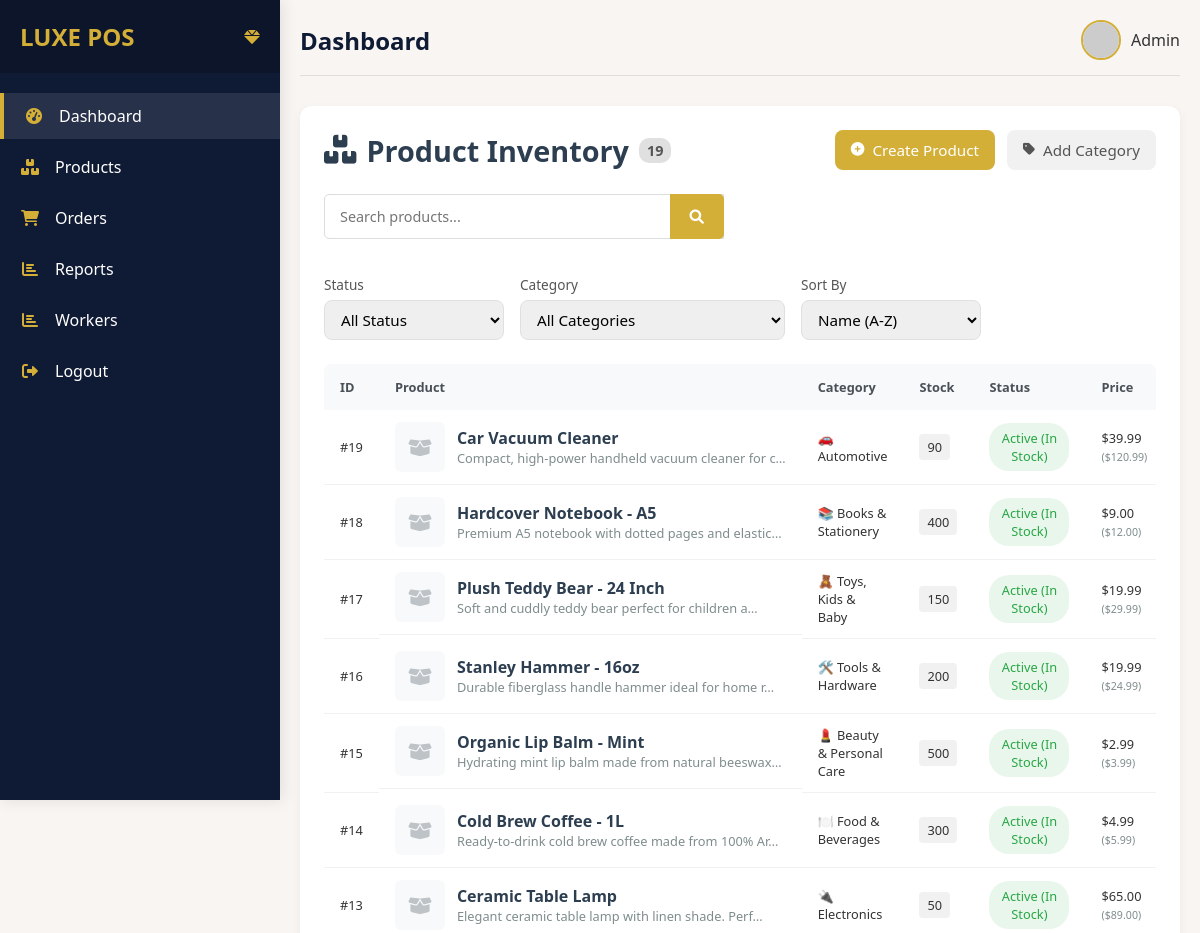
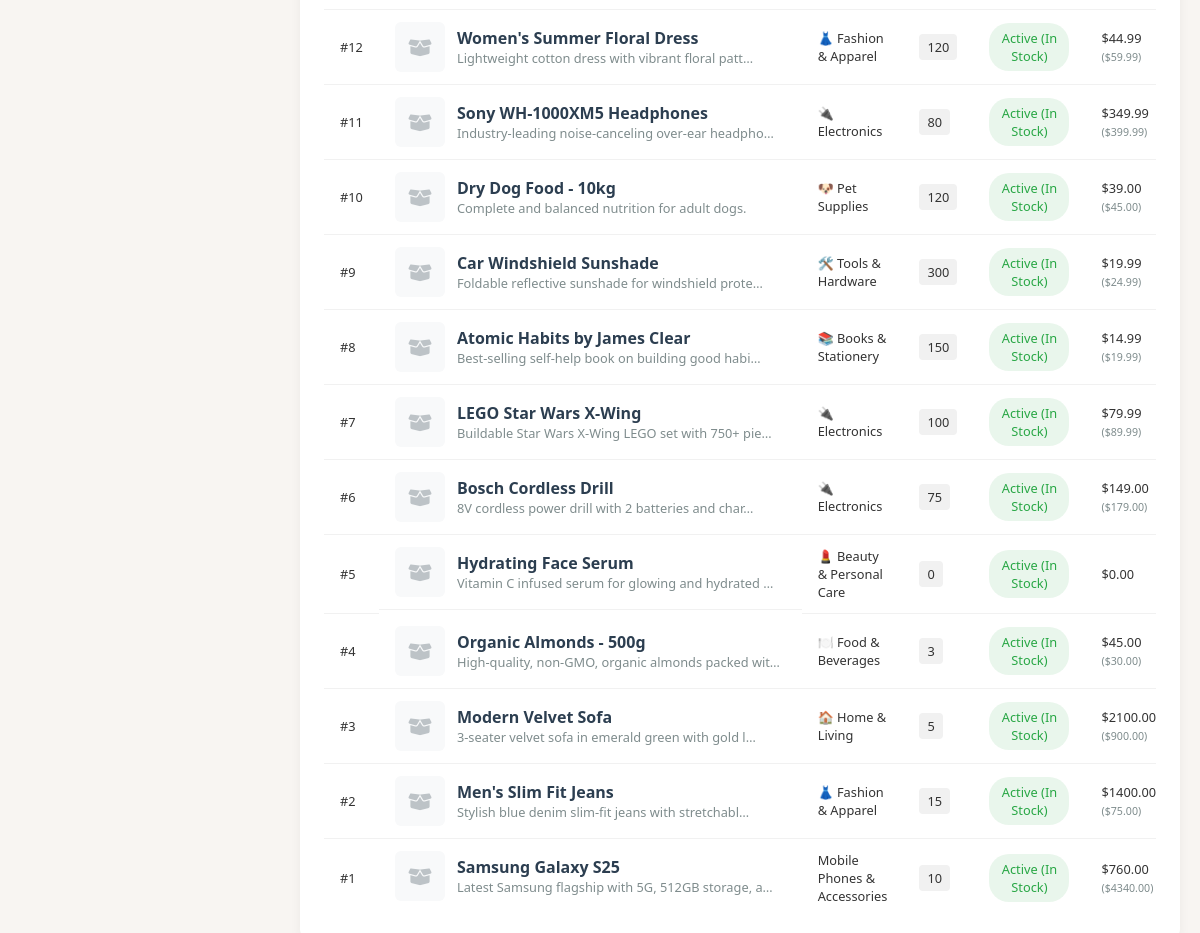
Screenshot of /products/ with the database file from the repository (2 pictures, top to bottom).
### shop/models/products.py (models this page shows, shortened)
class Product(BaseModel):
    STATUS = [
        ('active', 'Active (In Stock)'),
        ('inactive', 'Out of Stock'),
    ]
    name = models.CharField(max_length=255)
    description = models.TextField(blank=True)
    category = models.ForeignKey(Category, on_delete=models.CASCADE, null=True, blank=True)
    status = models.CharField(max_length=100, choices=STATUS)
    image = models.ImageField(blank=True, null=True)
    stock_quantity = models.PositiveIntegerField(default=0)
    actual_price = models.DecimalField(max_digits=10, decimal_places=2, default=0.00)
    selling_price = models.DecimalField(max_digits=10, decimal_places=2, default=0.00)

class Category(BaseModel):
    name = models.CharField(max_length=100)
    def __str__(self):
        return self.name

### shop/views.py (the view, shortened to what this page needs)
# urls.py: path("products/", products, name="products"),
def products(request):
    product_form = ProductForm()
    category_form = CategoryForm()
    products = Product.objects.select_related("category").all()
    categories = Category.objects.all()
    status_filter = request.GET.get("status", "all")
    category_filter = request.GET.get("category", "")
    search_term = request.GET.get("search", "").lower()
    response_format = request.GET.get("format", "html")
    if status_filter != "all":
        products = products.filter(status=status_filter)
    if category_filter:
        products = products.filter(category_id=category_filter)
    if search_term:
        products = products.filter(name__icontains=search_term)
    context = {"products": products, "categories": categories, 'product_form':product_form, 'category_form':category_form}
    return render(request, "main/products.html", context)

### shop/forms.py
class CategoryForm(forms.ModelForm):
    class Meta:
        model = Category
        fields = ["name"]

### templates/main/products.html (shortened to what this page needs)
{% extends 'main/base.html' %}
{% load static %}
{% block content %}
<div class="product-inventory-container">
    <div class="product-header">
        <h2 class="page-title">
            <i class="fas fa-boxes"></i> Product Inventory
            <span class="badge">{{ products.count }}</span>
        </h2>
        <div class="header-actions">
            <button id="createProductBtn" class="btn btn-primary">
                <i class="fas fa-plus-circle"></i> Create Product
            </button>
            <button id="createCategoryBtn" class="btn btn-secondary">
                <i class="fas fa-tag"></i> Add Category
            </button>
        </div>
    </div>
    <div class="filter-controls">
        <div class="search-control">
            <div class="search-box">
                <input type="text" id="productSearch" placeholder="Search products..." class="search-input">
                <button class="search-btn">
                    <i class="fas fa-search"></i>
                </button>
            </div>
        </div>
        <div class="filter-group">
            <div class="filter-item">
                <label for="statusFilter">Status</label>
                <select id="statusFilter" class="filter-select">
                    <option value="all">All Status</option>
                </select>
            </div>
            <div class="filter-item">
                <label for="categoryFilter">Category</label>
                <select id="categoryFilter" class="filter-select">
                    <option value="all">All Categories</option>
                </select>
            </div>
            <div class="filter-item">
                <label for="sortBy">Sort By</label>
                <select id="sortBy" class="filter-select">
                    <option value="name_asc">Name (A-Z)</option>
                </select>
            </div>
        </div>
    </div>
    <div class="product-table-container">
        <table class="product-table">
            <thead>
                <tr>
                    <th>ID</th>
                    <th>Product</th>
                    <th>Category</th>
                    <th>Stock</th>
                    <th>Status</th>
                    <th>Price</th>
                </tr>
            </thead>
            <tbody>
                {% for product in products %}
                <tr data-id="{{ product.id }}"
                    data-status="{{ product.status }}"
                    data-category="{{ product.category.id|default:'none' }}">
                    <td class="product-id">#{{ product.id }}</td>
                    <td class="product-info">
                        <div class="product-image">
                            {% if product.image %}
                            <img src="{{ product.image.url }}" alt="{{ product.name }}">
                            {% else %}
                            <div class="no-image">
                                <i class="fas fa-box-open"></i>
                            </div>
                            {% endif %}
                        </div>
                        <div class="product-details">
                            <h4>{{ product.name }}</h4>
                            <p class="text-muted truncate">{{ product.description|truncatechars:50 }}</p>
                        </div>
                    </td>
                    <td class="product-category">
                        {{ product.category.name|default:"-" }}
                    </td>
                    <td class="product-stock">
                        <span class="stock-badge">{{ product.stock_quantity }}</span>
                    </td>
                    <td class="product-status">
                        <span class="status-badge {% if product.status == 'active' %}in-stock{% else %}out-of-stock{% endif %}">
                            {{ product.get_status_display }}
                        </span>
                    </td>
                    <td class="product-price">
                        ${{ product.selling_price }}
                        {% if product.actual_price %}
                        <small class="text-muted">(${{ product.actual_price }})</small>
                        {% endif %}
                    </td>
                </tr>
                {% endfor %}
            </tbody>
        </table>
    </div>
</div>
{% endblock content %}

### templates/main/base.html (style rules this page uses)
:root { --primary: #0F1A34; --secondary: #D4AF37; --bg: #F8F5F2; --accent: #800020; --success: #028A0F; --text: #333333; --sidebar-width: 280px; }
* { margin: 0; padding: 0; box-sizing: border-box; font-family: 'Segoe UI', Tahoma, Geneva, Verdana, sans-serif; }
body { background-color: var(--bg); color: var(--text); display: flex; min-height: 100vh; overflow-x: hidden; position: relative; }
table { width: 100%; border-collapse: collapse; min-width: 600px; }
table th { text-align: left; padding: 12px 15px; background: var(--bg); color: var(--primary); font-weight: 600; font-size: clamp(0.8rem, 1vw, 0.9rem); }
table td { padding: 12px 15px; border-bottom: 1px solid #eee; font-size: clamp(0.8rem, 1vw, 0.9rem); }
table tr:last-child td { border-bottom: none; }
.search-box { display: flex; margin-bottom: 20px; }
.search-box input { flex: 1; padding: 12px 15px; border: 1px solid #ddd; border-radius: 5px 0 0 5px; outline: none; font-size: clamp(0.9rem, 1vw, 1rem); min-width: 0; }
.search-box button { background: var(--secondary); color: white; border: none; padding: 0 20px; border-radius: 0 5px 5px 0; cursor: pointer; transition: background 0.3s; font-size: clamp(0.9rem, 1vw, 1rem); }
.btn { padding: 10px 20px; border-radius: 4px; font-weight: 500; cursor: pointer; transition: all 0.2s; border: none; }
.btn-primary { background-color: var(--secondary); color: white; }
.btn-secondary { background-color: #f0f0f0; color: #333; }

### rows the page displays
Product: id "19", name "Car Vacuum Cleaner", description "Compact, high-power handheld vacuum cleaner for c…", category.name "🚗 Automotive", stock_quantity "90", status "Active (In Stock)", selling_price "39.99", actual_price "120.99"
Product: id "18", name "Hardcover Notebook - A5", description "Premium A5 notebook with dotted pages and elastic…", category.name "📚 Books & Stationery", stock_quantity "400", status "Active (In Stock)", selling_price "9.00", actual_price "12.00"
Product: id "17", name "Plush Teddy Bear - 24 Inch", description "Soft and cuddly teddy bear perfect for children a…", category.name "🧸 Toys, Kids & Baby", stock_quantity "150", status "Active (In Stock)", selling_price "19.99", actual_price "29.99"
Product: id "16", name "Stanley Hammer - 16oz", description "Durable fiberglass handle hammer ideal for home r…", category.name "🛠️ Tools & Hardware", stock_quantity "200", status "Active (In Stock)", selling_price "19.99", actual_price "24.99"
Product: id "15", name "Organic Lip Balm - Mint", description "Hydrating mint lip balm made from natural beeswax…", category.name "💄 Beauty & Personal Care", stock_quantity "500", status "Active (In Stock)", selling_price "2.99", actual_price "3.99"
Product: id "14", name "Cold Brew Coffee - 1L", description "Ready-to-drink cold brew coffee made from 100% Ar…", category.name "🍽️ Food & Beverages", stock_quantity "300", status "Active (In Stock)", selling_price "4.99", actual_price "5.99"
Product: id "13", name "Ceramic Table Lamp", description "Elegant ceramic table lamp with linen shade. Perf…", category.name "🔌 Electronics", stock_quantity "50", status "Active (In Stock)", selling_price "65.00", actual_price "89.00"
Product: id "12", name "Women's Summer Floral Dress", description "Lightweight cotton dress with vibrant floral patt…", category.name "👗 Fashion & Apparel", stock_quantity "120", status "Active (In Stock)", selling_price "44.99", actual_price "59.99"
Product: id "11", name "Sony WH-1000XM5 Headphones", description "Industry-leading noise-canceling over-ear headpho…", category.name "🔌 Electronics", stock_quantity "80", status "Active (In Stock)", selling_price "349.99", actual_price "399.99"
Product: id "10", name "Dry Dog Food - 10kg", description "Complete and balanced nutrition for adult dogs.", category.name "🐶 Pet Supplies", stock_quantity "120", status "Active (In Stock)", selling_price "39.00", actual_price "45.00"
Product: id "9", name "Car Windshield Sunshade", description "Foldable reflective sunshade for windshield prote…", category.name "🛠️ Tools & Hardware", stock_quantity "300", status "Active (In Stock)", selling_price "19.99", actual_price "24.99"
Product: id "8", name "Atomic Habits by James Clear", description "Best-selling self-help book on building good habi…", category.name "📚 Books & Stationery", stock_quantity "150", status "Active (In Stock)", selling_price "14.99", actual_price "19.99"
Product: id "7", name "LEGO Star Wars X-Wing", description "Buildable Star Wars X-Wing LEGO set with 750+ pie…", category.name "🔌 Electronics", stock_quantity "100", status "Active (In Stock)", selling_price "79.99", actual_price "89.99"
Product: id "6", name "Bosch Cordless Drill", description "8V cordless power drill with 2 batteries and char…", category.name "🔌 Electronics", stock_quantity "75", status "Active (In Stock)", selling_price "149.00", actual_price "179.00"
Product: id "5", name "Hydrating Face Serum", description "Vitamin C infused serum for glowing and hydrated …", category.name "💄 Beauty & Personal Care", stock_quantity "0", status "Active (In Stock)", selling_price "0.00"
Product: id "4", name "Organic Almonds - 500g", description "High-quality, non-GMO, organic almonds packed wit…", category.name "🍽️ Food & Beverages", stock_quantity "3", status "Active (In Stock)", selling_price "45.00", actual_price "30.00"
Product: id "3", name "Modern Velvet Sofa", description "3-seater velvet sofa in emerald green with gold l…", category.name "🏠 Home & Living", stock_quantity "5", status "Active (In Stock)", selling_price "2100.00", actual_price "900.00"
Product: id "2", name "Men's Slim Fit Jeans", description "Stylish blue denim slim-fit jeans with stretchabl…", category.name "👗 Fashion & Apparel", stock_quantity "15", status "Active (In Stock)", selling_price "1400.00", actual_price "75.00"
Product: id "1", name "Samsung Galaxy S25", description "Latest Samsung flagship with 5G, 512GB storage, a…", category.name "Mobile Phones & Accessories", stock_quantity "10", status "Active (In Stock)", selling_price "760.00", actual_price "4340.00"

### other values shown
{{ products.count }} "19"
